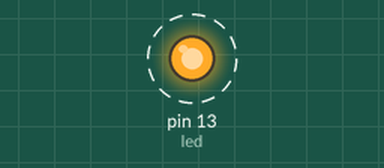
Recording of a sketch running on a simulated Arduino Uno, built with avr-gcc and run on an emulated ATmega328P. Shown: output pins drawn as LEDs (lit = HIGH). Dashed ring = blinking.

Above: at 0.5 s.
Timing chart, 0 to 4.6 s (numbered marks = the images above):
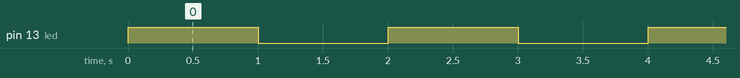

Measured:
- by itself, pin 13 (led): alternates HIGH for 1.0 s and LOW for 1.0 s

The sketch:

function.ino
```cpp
int led = 13;

void setup() {

  pinMode(led, OUTPUT);
}

void loop() {
  blinkLed();   //memanggil function untuk dijalankan pada program utama.
}

void blinkLed() {                          //bagian deklarasi function
  digitalWrite(led, HIGH);   // led nyala
  delay(1000);              //  delay 1 detik
  digitalWrite(led, LOW);    // led mati
  delay(1000);              //   delay 1 detik
}
```
